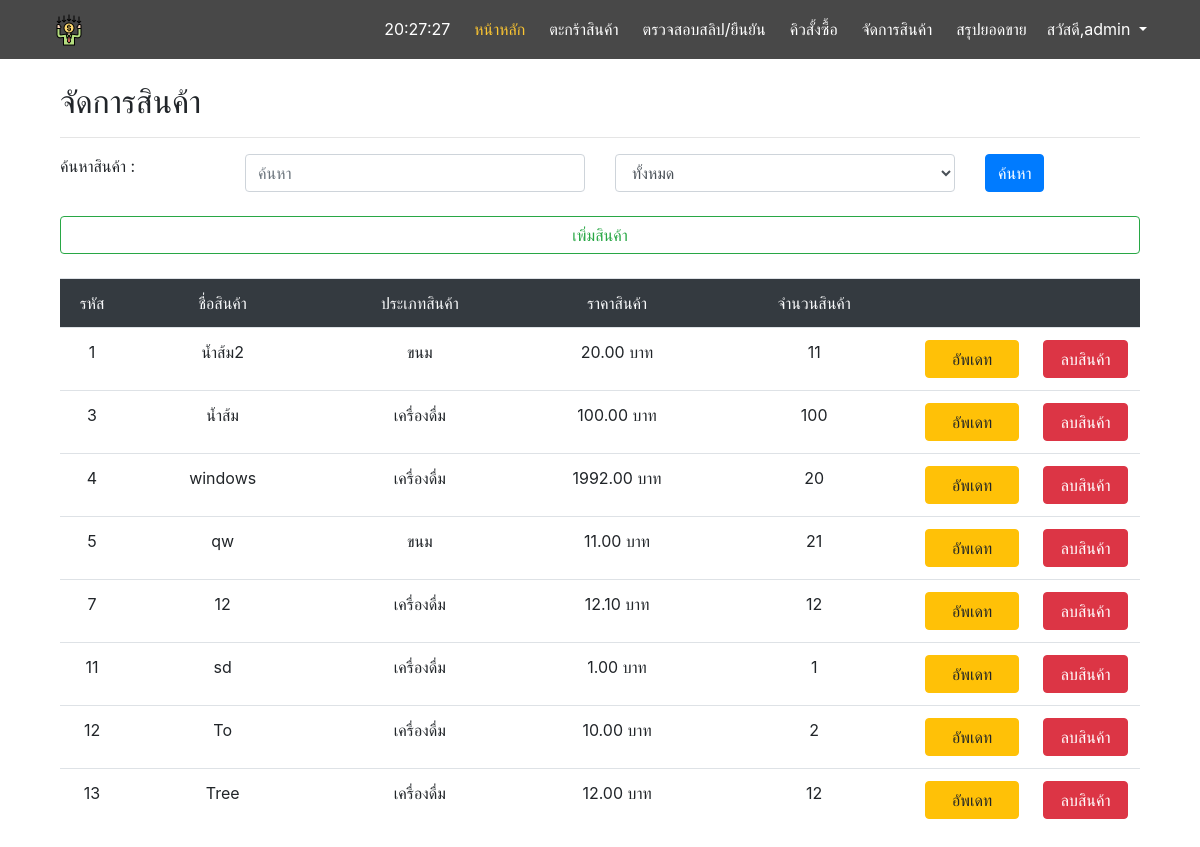
Before: /manage/ (signed in) with the older database file.
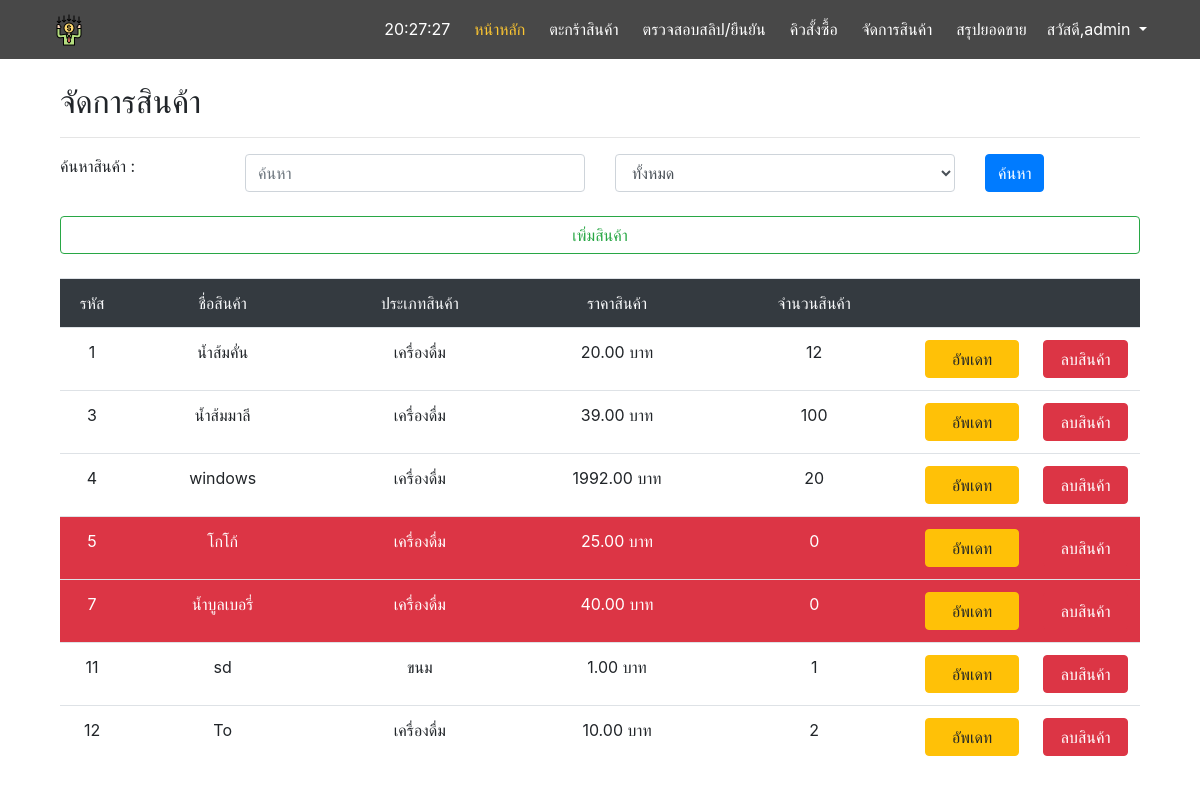
After: the same page with the newer database file.
### main/models.py (models this page shows, shortened)
class Product(models.Model):
    type = models.ForeignKey(Type, on_delete=models.PROTECT,null=True)
    name = models.CharField(max_length=255)
    description = models.CharField(max_length=255,null=True)
    price = models.FloatField()
    stock = models.IntegerField()
    picture = models.ImageField(default='product_pic/default.png',upload_to='product_pic',null=True,blank=True)

class Type(models.Model):
    type_name = models.CharField(max_length=255)

### manage/views.py (the view)
# urls.py: path('', views.manage, name='manage'),
@login_required
@permission_required('main.view_product')
def manage(request):
    product = Product.objects.all()
    type = Type.objects.all()
    searchtype = request.GET.get('sel','')
    searchtxt = request.GET.get('search','')
    if searchtxt:
        product = product.filter(name__icontains=searchtxt)
    if searchtype > '0':
        product = product.filter(type_id=searchtype)
    context = {
        'product' : product,
        'type' : type,
        'searchtxt' : searchtxt
    }
    return render(request, 'manage/manage.html', context=context)

### manage/templates/manage/manage.html (shortened to what this page needs)
{% extends 'base.html' %}
{% block content %}
<body>
  <div class="container">
    <h2>จัดการสินค้า</h2>
    <hr>
    <form method="GET" action="{% url 'manage' %}">
      <div class="row">
        <div class="col-sm-2">
          <label>ค้นหาสินค้า :</label>
        </div>
        <div class="col-sm-4">
          <input type="text" name="search" value="{{searchtxt}}" placeholder="ค้นหา" class="form-control col">
        </div>
        <div class="col-sm-4">
          <select name="sel" id="" class="form-control col">
            <option value="0">ทั้งหมด</option>
          </select>
        </div>
        <div class="col">
          <input type="submit" value="ค้นหา" class="btn btn-primary">
        </div>
      </div><br>
      <div class="row">
        <div class="col">
          <a href="{% url 'addpd'%}">
            <div class="btn btn-outline-success col">เพิ่มสินค้า</div>
          </a>
        </div>
      </div>
    </form><br>
      <table class="table table-bordered-primary text-center">
        <thead class="bg-dark text-light">
          <tr>
            <td>รหัส</td>
            <td>ชื่อสินค้า</td>
            <td>ประเภทสินค้า</td>
            <td>ราคาสินค้า</td>
            <td>จำนวนสินค้า</td>
            <td></td>
            <td></td>
          </tr>
        </thead>
        <tbody>
        {% for p in product %}
          {% if p.stock == 0%}
            <tr class='text-white bg-danger'>
          {% else %}
            <tr>
          {% endif %}
            <td width='10'>{{ p.id }}</td>
            <td width='150'>{{ p.name }}</td>
            <td width='150'>{{ p.type.type_name }}</td>
            <td width='150'>{{ p.price|stringformat:".2f" }} บาท</td>
            <td width='150'>{{ p.stock }}</td>
            <td width='20'>
              <a href="{% url 'pup' product_id=p.id %}">
                <div class="btn btn-warning col">อัพเดท</div>
              </a>
            </td>
            <td width='20'>
              <a href="{% url 'del_product' product_id=p.id %}">
                <div class="btn btn-danger col">ลบสินค้า</div>
              </a>
            </td>
          </tr>
          {% endfor %}
        </tbody>
      </table>
  </div>
</body>
{% endblock %}

### templates/base.html (shortened to what this page needs)
<!DOCTYPE html>
{% load static %}
<html lang="en">
<head>
    <link rel="stylesheet" type="text/css" href="{% static 'css/bootstrap.css'%}">
    <link rel="stylesheet" type="text/css" href="{% static 'css/base2.css'%}">
</head>
<body onload="startTime()">
    <nav class="navbar navbar-expand-lg sticky-top">
		<div class="container">
			<a class="navbar-brand text-white" href="{% url 'index' %}">
            <img src="{% static 'payment-terminal.png'%}"></a>
			<div class="collapse navbar-collapse" id="nvbCollapse">
				<ul class="navbar-nav ml-auto">
                    <li class="nav-item pl-1">
                        <a class="nav-link" href="#"><class="fa fa-user-plus fa-fw mr-1" id='txt'></a>
                    </li>
					<li class="nav-item active pl-1">
						<a class="nav-link" href="{% url 'index' %}">หน้าหลัก</a>
					</li>
					<li class="nav-item pl-1">
						<a class="nav-link" href="{% url 'basket' %}">ตะกร้าสินค้า</a>
					</li>
                    {% if request.user.is_staff %}
                        <li class="nav-item pl-1">
                            <a class="nav-link" href="#">ตรวจสอบสลิป/ยืนยัน</a>
                        </li>
                        <li class="nav-item pl-1">
                            <a class="nav-link" href="{% url 'queue' %}">คิวสั้งซื้อ</a>
                        </li>
                        <li class="nav-item pl-1">
                            <a class="nav-link" href="{% url 'manage' %}">จัดการสินค้า</a>
                        </li>
                        <li class="nav-item pl-1">
                            <a class="nav-link" href="{% url 'allreport' %}">สรุปยอดขาย</a>
                        </li>
                    {% endif %}
                    <li class="nav-item dropdown pl-1">
                    {% if request.user.is_active %}
                        <a class="nav-link dropdown-toggle" href="#" id="navbarDropdown" role="button" data-toggle="dropdown" aria-haspopup="true" aria-expanded="false">
                            สวัสดี,{{request.user}}
                        </a>
                    </li>
                    {% else %}
                        <a class="nav-link" href="{% url 'login' %}">เข้าสู่ระบบ</a>
                    {% endif %}
				</ul>
			</div>
		</div>
	</nav>
    <br>
    <div class="container">
        {% block content %}
        {% endblock %}
    </div>
</body>
</html>

### static/css/base2.css (style rules this page uses)
.navbar { background-color: #484848; }
.navbar .navbar-nav .nav-link { color: #fff; }
.navbar .navbar-nav .active > .nav-link { color: #fbc531; }

Changed rows visible on the page:
removed Product: id "13", name "Tree", type.type_name "เครื่องดื่ม", price "12.00", stock "12"
changed Product id 1: name "น้ำส้ม2" → "น้ำส้มคั่น"; type.type_name "ขนม" → "เครื่องดื่ม"; stock "11" → "12"
changed Product id 3: name "น้ำส้ม" → "น้ำส้มมาลี"; price "100.00" → "39.00"
changed Product id 5: name "qw" → "โกโก้"; type.type_name "ขนม" → "เครื่องดื่ม"; price "11.00" → "25.00"; stock "21" → "0"
changed Product id 7: name "12" → "น้ำบูลเบอรี่"; price "12.10" → "40.00"; stock "12" → "0"
changed Product "sd": type.type_name "เครื่องดื่ม" → "ขนม"
